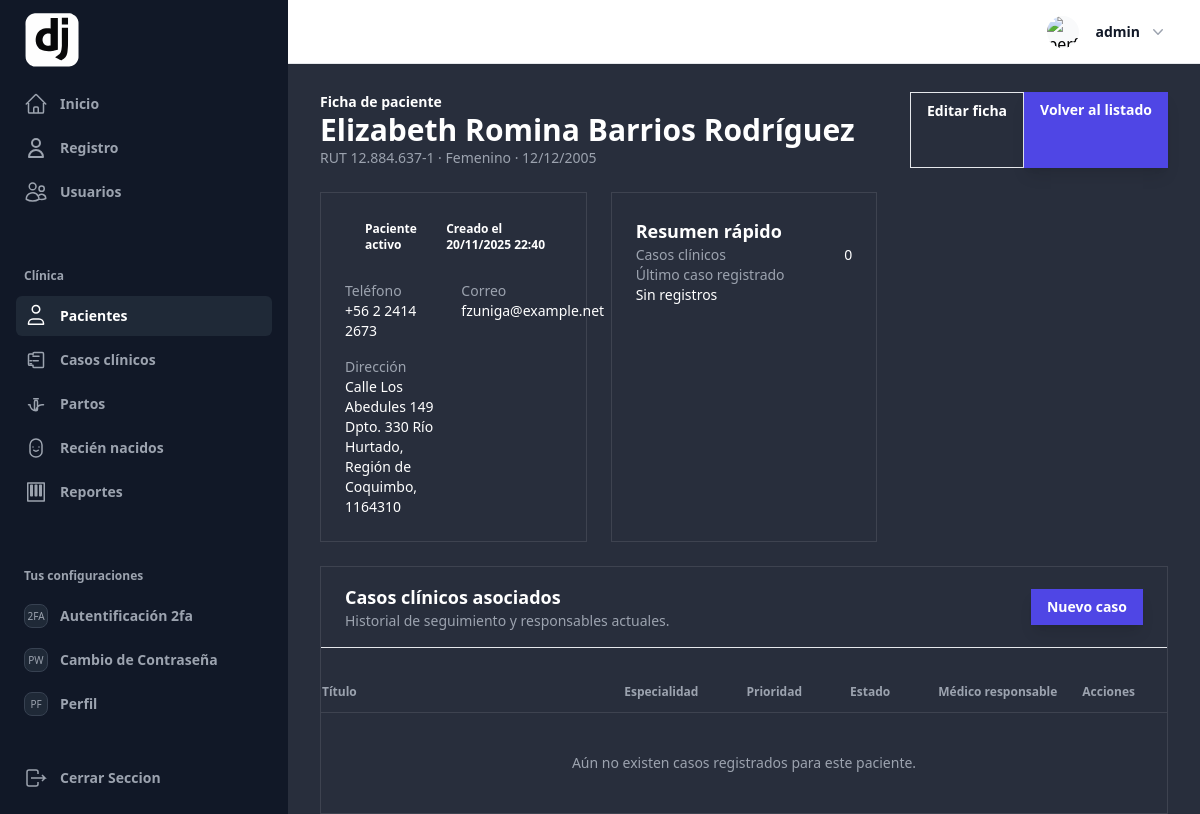
Screenshot of /clinica/pacientes/1/ (signed in) with the database file from the repository.
### clinica/models.py (models this page shows, shortened)
class Paciente(models.Model):
    class SexoChoices(models.TextChoices):
        MASCULINO = "M", _("Masculino")
        FEMENINO = "F", _("Femenino")
        OTRO = "O", _("Otro")
    class EstadoCivilChoices(models.TextChoices):
        SOLTERA = "soltera", _("Soltera")
        CASADA = "casada", _("Casada")
        VIUDA = "viuda", _("Viuda")
        DIVORCIADA = "divorciada", _("Divorciada")
        CONVIVIENTE = "conviviente", _("Conviviente")
        OTRO = "otro", _("Otro")
    class NivelEducacionalChoices(models.TextChoices):
        NINGUNA = "ninguna", _("Ninguna")
        BASICA = "basica", _("Básica")
        MEDIA = "media", _("Media")
        TECNICA = "tecnica", _("Técnica")
        UNIVERSITARIA = "universitaria", _("Universitaria")
        OTRO = "otro", _("Otro")
    class PuebloOriginarioChoices(models.TextChoices):
        NINGUNO = "ninguno", _("Ninguno")
        MAPUCHE = "mapuche", _("Mapuche")
        AYMARA = "aymara", _("Aymara")
        RAPANUI = "rapanui", _("Rapa Nui")
        OTRO = "otro", _("Otro")
    class NacionalidadChoices(models.TextChoices):
        CHILENA = "chilena", _("Chilena")
        EXTRANJERA = "extranjera", _("Extranjera")
    rut = models.CharField(_("RUT"), max_length=12, unique=True)
    dv = models.CharField(_("Dígito verificador"), max_length=1, blank=True)
    nombres = models.CharField(_("Nombres"), max_length=100, blank=True)
    apellido_paterno = models.CharField(_("Apellido paterno"), max_length=100, blank=True)
    apellido_materno = models.CharField(_("Apellido materno"), max_length=100, blank=True)
    nombre_completo = models.CharField(_("Nombre completo"), max_length=255, blank=True)
    fecha_nacimiento = models.DateField(_("Fecha de nacimiento"))
    sexo = models.CharField(_("Sexo"), max_length=1, choices=SexoChoices.choices)
    telefono = models.CharField(_("Teléfono"), max_length=20, blank=True)
    email = models.EmailField(_("Correo electrónico"), blank=True)
    direccion = models.CharField(_("Dirección"), max_length=255, blank=True)
    estado_civil = models.CharField(
        _("Estado civil"),
        max_length=20,
        choices=EstadoCivilChoices.choices,
        default=EstadoCivilChoices.OTRO,
        blank=True,
    )
    nivel_educacional = models.CharField(
        _("Nivel educacional"),
        max_length=20,
        choices=NivelEducacionalChoices.choices,
        default=NivelEducacionalChoices.OTRO,
        blank=True,
    )
    pueblo_originario = models.CharField(
        _("Pueblo originario (histórico)"),
        max_length=20,
        choices=PuebloOriginarioChoices.choices,
        default=PuebloOriginarioChoices.NINGUNO,
        blank=True,
        help_text=_("Campo legado. Se mantendrá hasta migrar completamente al catálogo REM."),
    )
    nacionalidad = models.CharField(
        _("Nacionalidad (histórica)"),
        max_length=20,
        choices=NacionalidadChoices.choices,
        default=NacionalidadChoices.CHILENA,
        blank=True,
        help_text=_("Campo legado. Se recomienda usar el catálogo de nacionalidades."),
    )
    consultorio = models.ForeignKey(
        Consultorio,
        verbose_name=_("Consultorio de referencia"),
        related_name="pacientes",
        on_delete=models.SET_NULL,
        null=True,
        blank=True,
        db_column="consultorio_id",
    )
    nacionalidad_catalogo = models.ForeignKey(
        Nacionalidad,
        verbose_name=_("Nacionalidad (catálogo)"),
        related_name="pacientes",
        on_delete=models.SET_NULL,
        null=True,
        blank=True,
        db_column="nacionalidad_codigo",
    )
    pueblo_originario_catalogo = models.ForeignKey(
        PuebloOriginario,
        verbose_name=_("Pueblo originario (catálogo)"),
        related_name="pacientes",
        on_delete=models.SET_NULL,
        null=True,
        blank=True,
        db_column="pueblo_originario_id",
    )
    activo = models.BooleanField(_("Activo"), default=True)
    fecha_creacion = models.DateTimeField(_("Fecha de creación"), auto_now_add=True)
    fecha_actualizacion = models.DateTimeField(_("Fecha de actualización"), auto_now=True)
    class Meta:
        ordering = ["nombres", "apellido_paterno", "apellido_materno"]
        verbose_name = _("Paciente")
        verbose_name_plural = _("Pacientes")
        indexes = [
            models.Index(fields=["fecha_nacimiento"], name="idx_paciente_fecha_nac"),
            models.Index(fields=["nombres", "apellido_paterno"], name="idx_paciente_nombre"),
        ]

### clinica/views.py (the view)
# urls.py: path("pacientes/<int:pk>/", views.PacienteDetailView.as_view(), name="paciente_detail"),
class PacienteDetailView(LoginRequiredMixin, DetailView):
    model = Paciente
    template_name = "clinica/pacientes/detalle.html"
    context_object_name = "paciente"
    def get_context_data(self, **kwargs):
        context = super().get_context_data(**kwargs)
        context["casos_clinicos"] = (
            self.object.casos_clinicos.select_related("medico_responsable")
            .order_by("-fecha_creacion")
        )
        return context

### templates/clinica/pacientes/detalle.html (shortened to what this page needs)
{% extends 'components/Layout/base_extendido.html' %}
{% block content_main %}
<section class="space-y-6 text-white">
  <div class="flex flex-wrap items-start justify-between gap-4">
    <div>
      <p class="text-sm font-semibold text-indigo-300 uppercase tracking-wide">Ficha de paciente</p>
      <h1 class="text-3xl font-bold text-white">{{ paciente.nombre_completo }}</h1>
      <p class="text-sm text-gray-400">
        RUT {{ paciente.rut }} · {{ paciente.get_sexo_display }} · {{ paciente.fecha_nacimiento|date:"d/m/Y" }}
      </p>
    </div>
    <div class="flex flex-wrap gap-3">
      <a href="{% url 'clinica:paciente_update' paciente.pk %}" class="rounded-2xl border border-white/15 px-4 py-2 text-sm font-semibold text-gray-200 hover:bg-white/5">
        Editar ficha
      </a>
      <a href="{% url 'clinica:paciente_list' %}" class="rounded-2xl bg-indigo-600 px-4 py-2 text-sm font-semibold text-white shadow-lg shadow-indigo-600/30 hover:bg-indigo-500">
        Volver al listado
      </a>
    </div>
  </div>
  <div class="grid gap-6 lg:grid-cols-3">
    <article class="rounded-3xl border border-white/10 bg-slate-900/70 p-6 shadow-2xl shadow-black/20 lg:col-span-2">
      <div class="flex flex-wrap items-center gap-3 text-sm">
        {% if paciente.activo %}
          <span class="inline-flex items-center gap-2 rounded-full bg-emerald-500/10 px-3 py-1 text-xs font-semibold text-emerald-300">
             Paciente activo
          </span>
        {% else %}
          <span class="inline-flex items-center gap-2 rounded-full bg-rose-500/10 px-3 py-1 text-xs font-semibold text-rose-300">
            <span class="h-2 w-2 rounded-full bg-rose-400"></span> Paciente inactivo
          </span>
        {% endif %}
        <span class="rounded-full bg-white/5 px-3 py-1 text-xs font-semibold text-gray-300">Creado el {{ paciente.fecha_creacion|date:"d/m/Y H:i" }}</span>
      </div>
      <dl class="mt-6 grid gap-4 text-sm text-gray-300 sm:grid-cols-2">
        <div>
          <dt class="text-gray-400">Teléfono</dt>
          <dd class="text-white">{{ paciente.telefono|default:"Sin teléfono" }}</dd>
        </div>
        <div>
          <dt class="text-gray-400">Correo</dt>
          <dd class="text-white">{{ paciente.email|default:"Sin correo" }}</dd>
        </div>
        <div class="sm:col-span-2">
          <dt class="text-gray-400">Dirección</dt>
          <dd class="text-white">{{ paciente.direccion|default:"No registrada" }}</dd>
        </div>
      </dl>
    </article>
    <article class="rounded-3xl border border-white/10 bg-slate-900/70 p-6 shadow-2xl shadow-black/20 space-y-4">
      <h2 class="text-lg font-semibold text-white">Resumen rápido</h2>
      <dl class="space-y-3 text-sm text-gray-300">
        <div class="flex items-center justify-between">
          <dt class="text-gray-400">Casos clínicos</dt>
          <dd class="text-white">{{ casos_clinicos|length }}</dd>
        </div>
        <div class="flex flex-col text-sm">
          <dt class="text-gray-400">Último caso registrado</dt>
          <dd class="text-white">
            {% with caso=casos_clinicos|first %}
              {% if caso %}
                {{ caso.titulo }} · {{ caso.fecha_creacion|date:"d/m/Y" }}
              {% else %}
                Sin registros
              {% endif %}
            {% endwith %}
          </dd>
        </div>
      </dl>
    </article>
  </div>
  <div class="rounded-3xl border border-white/10 bg-slate-900/70 shadow-2xl shadow-black/20">
    <div class="flex items-center justify-between border-b border-white/5 px-6 py-4">
      <div>
        <h2 class="text-lg font-semibold text-white">Casos clínicos asociados</h2>
        <p class="text-sm text-gray-400">Historial de seguimiento y responsables actuales.</p>
      </div>
      <a href="{% url 'clinica:caso_create' %}?paciente={{ paciente.pk }}" class="rounded-2xl bg-indigo-600 px-4 py-2 text-sm font-semibold text-white shadow-lg shadow-indigo-600/30 hover:bg-indigo-500">
        Nuevo caso
      </a>
    </div>
    <div class="overflow-x-auto">
      <table aria-label="Casos clínicos del paciente" class="mt-6 w-full whitespace-nowrap text-left text-sm text-gray-300">
        <colgroup>
          <col class="w-full lg:w-3/12">
          <col class="lg:w-2/12">
          <col class="lg:w-2/12">
          <col class="lg:w-2/12">
          <col class="lg:w-2/12">
          <col class="lg:w-1/12">
        </colgroup>
        <thead class="border-b border-white/10 text-xs font-semibold uppercase tracking-wide text-gray-400">
          <tr>
            <th scope="col" class="py-3 pl-6 pr-8 sm:pl-8">Título</th>
            <th scope="col" class="px-6 py-3">Especialidad</th>
            <th scope="col" class="px-6 py-3">Prioridad</th>
            <th scope="col" class="px-6 py-3">Estado</th>
            <th scope="col" class="px-6 py-3">Médico responsable</th>
            <th scope="col" class="py-3 pl-6 pr-6 text-right sm:pr-8">Acciones</th>
          </tr>
        </thead>
        <tbody class="divide-y divide-white/5">
          {% for caso in casos_clinicos %}
            <tr class="transition hover:bg-white/5">
              <td class="py-4 pl-6 pr-8 sm:pl-8">
                <p class="font-semibold text-white">{{ caso.titulo }}</p>
                <p class="text-xs text-gray-400">{{ caso.fecha_creacion|date:"d/m/Y H:i" }}</p>
              </td>
              <td class="px-6 py-4 text-sm text-gray-200">{{ caso.especialidad }}</td>
              <td class="px-6 py-4">
                <span class="inline-flex items-center gap-2 rounded-full px-3 py-1 text-xs font-semibold
                  {% if caso.prioridad == 'alta' %}bg-rose-500/10 text-rose-300{% elif caso.prioridad == 'media' %}bg-amber-500/10 text-amber-200{% else %}bg-emerald-500/10 text-emerald-200{% endif %}">
                  <span class="h-2 w-2 rounded-full
                    {% if caso.prioridad == 'alta' %}bg-rose-400{% elif caso.prioridad == 'media' %}bg-amber-300{% else %}bg-emerald-300{% endif %}"></span>
                  {{ caso.get_prioridad_display }}
                </span>
              </td>
              <td class="px-6 py-4">
                <span class="inline-flex items-center gap-2 rounded-full px-3 py-1 text-xs font-semibold
                  {% if caso.estado == 'cerrado' %}bg-gray-500/10 text-gray-300{% elif caso.estado == 'en_estudio' %}bg-indigo-500/10 text-indigo-200{% else %}bg-sky-500/10 text-sky-200{% endif %}">
                  <span class="h-2 w-2 rounded-full
                    {% if caso.estado == 'cerrado' %}bg-gray-400{% elif caso.estado == 'en_estudio' %}bg-indigo-300{% else %}bg-sky-300{% endif %}"></span>
                  {{ caso.get_estado_display }}
                </span>
              </td>
              <td class="px-6 py-4 text-sm text-gray-200">
                {{ caso.medico_responsable.get_full_name|default:caso.medico_responsable }}
              </td>
              <td class="py-4 pl-6 pr-6 text-right text-sm font-semibold sm:pr-8">
                <a href="{% url 'clinica:caso_detail' caso.pk %}" class="text-indigo-300 hover:text-white">Ver</a>
              </td>
            </tr>
          {% empty %}
            <tr>
              <td colspan="6" class="px-6 py-10 text-center text-sm text-gray-400">
                Aún no existen casos registrados para este paciente.
              </td>
            </tr>
          {% endfor %}
        </tbody>
      </table>
    </div>
  </div>
</section>
{% endblock content_main %}

### templates/components/header/components/profile.html (shortened to what this page needs)
{% load static %}
<div class="relative" x-data="{ openUser: false }">
  <button type="button" class="-m-1.5 flex items-center p-1.5" id="user-menu-button" aria-expanded="false" aria-haspopup="true" @click="openUser = !openUser">
    <img class="h-8 w-8 rounded-full bg-gray-50" src="{{ request.user.profile.image.url }}" alt="perfil">
    <span class="hidden lg:flex lg:items-center">
      <span class="ml-4 text-sm font-semibold leading-6 text-gray-900" aria-hidden="true">{{ request.user }}</span>
      <svg class="ml-2 h-5 w-5 text-gray-400" viewBox="0 0 20 20" fill="currentColor" aria-hidden="true">
        <path fill-rule="evenodd" d="M5.23 7.21a.75.75 0 011.06.02L10 11.168l3.71-3.938a.75.75 0 111.08 1.04l-4.25 4.5a.75.75 0 01-1.08 0l-4.25-4.5a.75.75 0 01.02-1.06z" clip-rule="evenodd" />
      </svg>
    </span>
  </button>
</div>

### static/css/mensajes.css (style rules this page uses)
button { padding: 10px; }

### rows the page displays
Paciente: nombre_completo "Elizabeth Romina Barrios Rodríguez", rut "12.884.637-1", sexo "Femenino", fecha_nacimiento "12/12/2005", fecha_creacion "20/11/2025 22:40", telefono "+56 2 2414 2673", email "fzuniga@example.net", direccion "Calle Los Abedules 149 Dpto. 330 Río Hurtado, Región de Coquimbo, 1164310"

### other values shown
{{ request.user }} "admin"
{{ casos_clinicos|length }} "0"
